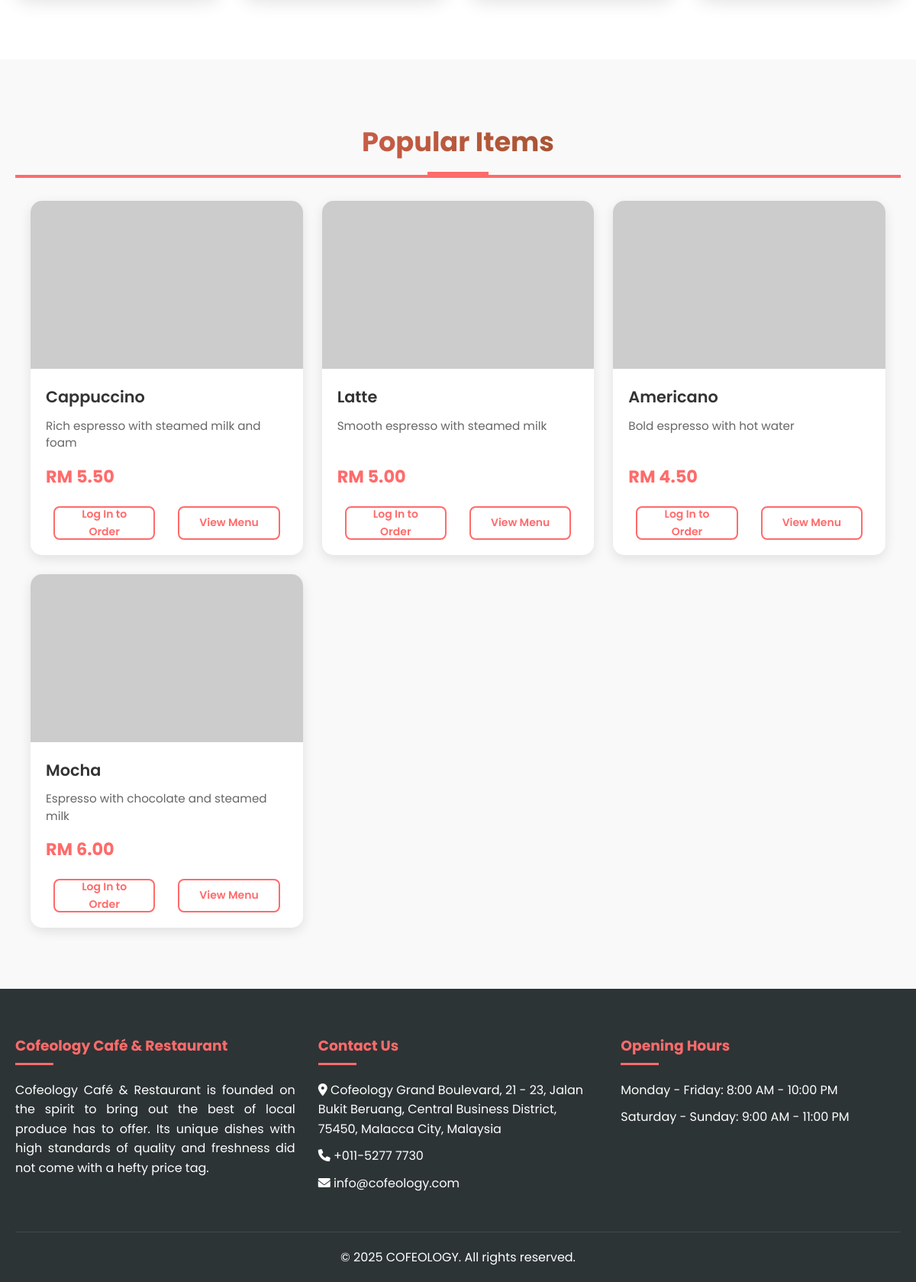
/ (lower part), run on an earlier commit of the app's database.
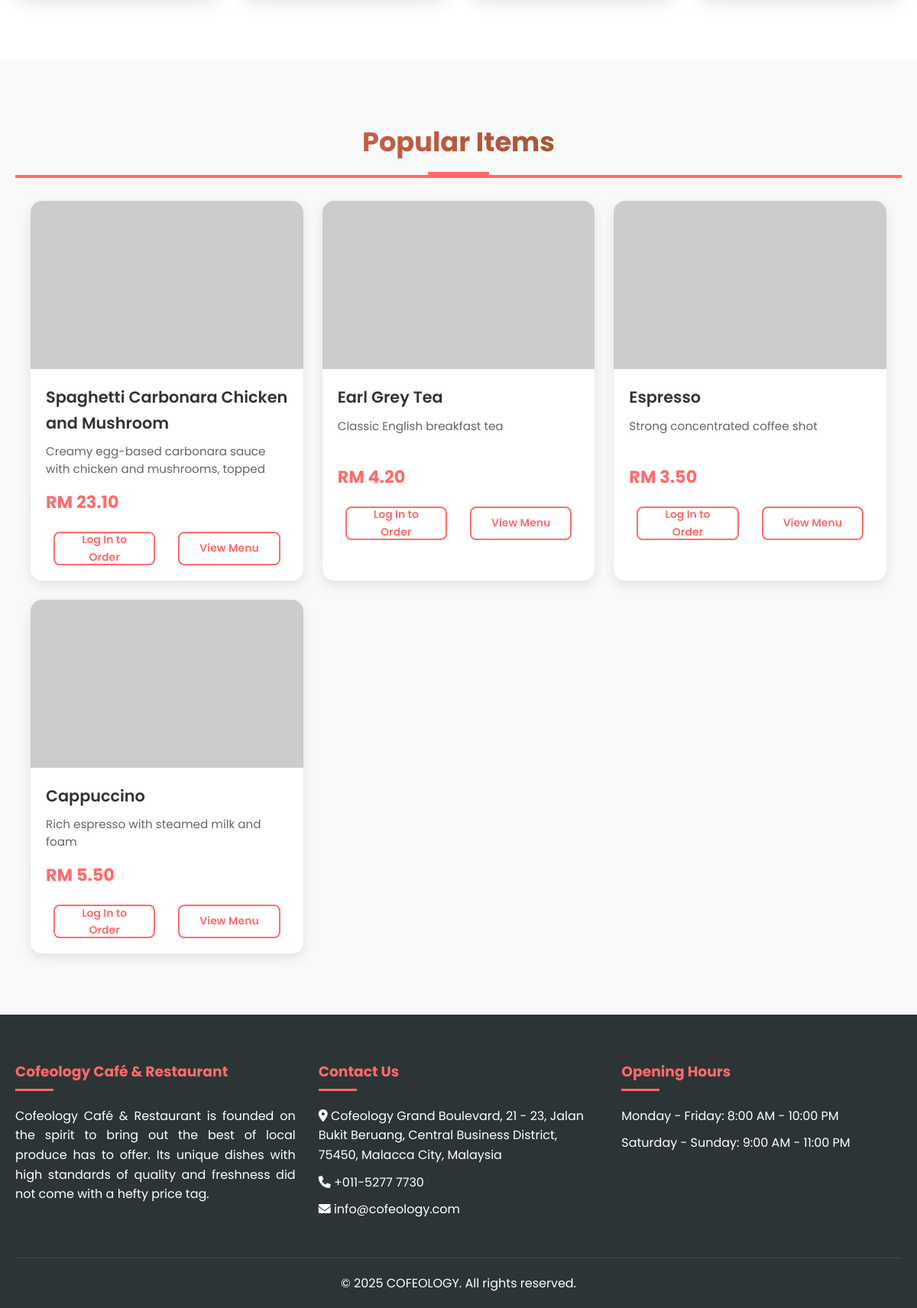
And on a later commit of the database.
### tables this page shows
CREATE TABLE `menu_item` (
  `ITEM_ID` int(11) NOT NULL,
  `MENU_ITEM_ID` varchar(20) NOT NULL,
  `ITEM_NAME` varchar(100) NOT NULL,
  `ITEM_PRICE` decimal(10,2) NOT NULL,
  `ITEM_DESCRIPTION` text DEFAULT NULL,
  `ITEM_CATEGORY` varchar(50) NOT NULL,
  `STOCK_LEVEL` int(11) DEFAULT 0,
  `ADMIN_ID` int(11) DEFAULT NULL,
  `image` varchar(255) DEFAULT NULL,
  `active` tinyint(1) DEFAULT 1,
  `created_at` timestamp NOT NULL DEFAULT current_timestamp(),
  `updated_at` timestamp NOT NULL DEFAULT current_timestamp() ON UPDATE current_timestamp()
);

### includes/functions.php (called while the page is built, shortened)
<?php
function getPopularItems($conn, $limit = 4) {
    $items = [];
    $sql = "SELECT * FROM menu_item WHERE active = 1 ORDER BY STOCK_LEVEL DESC, ITEM_ID DESC LIMIT ?";
    if ($stmt = $conn->prepare($sql)) {
        $stmt->bind_param("i", $limit);
        $stmt->execute();
        $result = $stmt->get_result();
        while ($row = $result->fetch_assoc()) {
            $items[] = [
                'id' => $row['ITEM_ID'],
                'name' => $row['ITEM_NAME'],
                'description' => $row['ITEM_DESCRIPTION'],
                'price' => $row['ITEM_PRICE'],
                'image' => $row['image'],
                'status' => $row['active']
            ];
        }
    }
    return $items;
}
?>

### index.php (the view, shortened to what the changed rows need)
<?php
if(file_exists('includes/functions.php')) {
    include 'includes/functions.php';
}
?>
<!DOCTYPE html>
<html lang="en">
<head>
    <link rel="stylesheet" href="css/style.css?">
    <link rel="stylesheet" href="https://cdnjs.cloudflare.com/ajax/libs/font-awesome/6.0.0-beta3/css/all.min.css">
    <link rel="stylesheet" href="https://cdnjs.cloudflare.com/ajax/libs/aos/2.3.4/aos.css" />
</head>
<body>
    <main>
        <section class="popular-items">
            <div class="container">
                <h2 class="section-title popular-animated" style="font-size: 2.2rem; font-weight: 700; margin-bottom: 30px; padding-bottom: 15px; border-bottom: 4px solid #FF6B6B; text-align: center; position: relative;">
                    Popular Items
                    <div style="content: ''; position: absolute; bottom: -4px; left: 50%; transform: translateX(-50%); width: 100px; height: 4px; background: linear-gradient(90deg, #FF6B6B); border-radius: 2px;"></div>
                </h2>
                <div class="menu-grid" id="popular-items-container" style="display: grid; grid-template-columns: repeat(auto-fill, minmax(320px, 1fr)); gap: 25px; padding: 0 20px;">
                    <?php
                    $is_admin = isset($_SESSION['admin_id']) || isset($_SESSION['admin_logged_in']) || (isset($_SESSION['user_type']) && $_SESSION['user_type'] === 'admin') || (isset($_SESSION['role']) && $_SESSION['role'] === 'admin');
                    $is_staff = isset($_SESSION['staff_id']) || isset($_SESSION['staff_logged_in']) || (isset($_SESSION['user_type']) && $_SESSION['user_type'] === 'staff') || (isset($_SESSION['role']) && $_SESSION['role'] === 'staff');
                    $is_customer = isset($_SESSION['user_id']) && !$is_admin && !$is_staff;
                    if($conn && function_exists('getPopularItems')) {
                        try {
                            $popularItems = getPopularItems($conn, 4);
                            if(!empty($popularItems)) {
                                $delay = 0;
                                foreach($popularItems as $item) {
                                    $delay += 250;
                                    echo '<div class="menu-item-card" data-aos="fade-up" data-aos-delay="' . $delay . '" style="background: white; border-radius: 15px; box-shadow: 0 5px 15px rgba(0, 0, 0, 0.1); overflow: hidden; transition: transform 2s cubic-bezier(0.25, 1, 0.5, 1), box-shadow 0.3s;"';
                                    echo ' data-status="' . htmlspecialchars($item['status'] ?? '') . '"';
                                    echo '>';
                                    echo '<div class="item-image" style="position: relative; height: 220px; overflow: hidden;">';
                                    echo '<img src="' . htmlspecialchars($item['image'] ?? '') . '" alt="' . htmlspecialchars($item['name'] ?? '') . '" style="width: 100%; height: 100%; object-fit: cover; transition: transform 0.3s;" onerror="this.src=\'https://via.placeholder.com/320x220/8B4513/ffffff?text=' . urlencode($item['name'] ?? '') . '\'">';
                                    echo '</div>';
                                    echo '<div class="item-details" style="padding: 20px;">';
                                    echo '<div class="item-name" style="font-size: 1.3rem; font-weight: 600; color: #333; margin-bottom: 10px;">' . htmlspecialchars($item['name'] ?? '') . '</div>';
                                    echo '<div class="item-description" style="color: #666; font-size: 0.95rem; line-height: 1.5; margin-bottom: 15px; height: 45px; overflow: hidden; text-overflow: ellipsis;">' . htmlspecialchars($item['description'] ?? '') . '</div>';
                                    echo '<div class="item-info" style="display: flex; justify-content: space-between; align-items: center; margin-bottom: 20px;">';
                                    echo '<div class="item-price" style="font-size: 1.4rem; font-weight: 700; color: #FF6B6B;">RM ' . number_format((float)$item['price'] ?? 0.00, 2) . '</div>';
                                    echo '</div>';
                                    echo '<div class="item-actions" style="display: flex; gap: 10px;">';
                                    if ($is_admin) {
                                        echo '<div style="flex: 1; text-align: center; padding: 12px; background: #f8f9fa; border: 1px solid #dee2e6; border-radius: 8px; color: #6c757d; font-size: 14px; display: flex; align-items: center; justify-content: center; height: 44px;">';
                                        echo '<i class="fas fa-user-shield" style="margin-right: 8px;"></i> Admin View Only';
                                        echo '</div>';
                                    } else {
                                        echo '<a href="login.php" class="btn btn-secondary" style="flex: 1; height: 44px; display: flex; align-items: center; justify-content: center; font-size: 14px;">Log In to Order</a>';
                                    }
                                    echo '<button onclick="window.location.href=\'menu.php\'" class="btn btn-secondary" style="flex: 1; height: 44px; display: flex; align-items: center; justify-content: center; font-size: 14px;">View Menu</button>';
                                    echo '</div>';
                                    echo '</div>';
                                    echo '</div>';
                                }
                            } else {
                                echo '<div class="empty-message" style="text-align: center; padding: 40px; color: #666; grid-column: 1 / -1;">';
                                echo '<p>No popular items available at the moment. <a href="menu.php" style="color: #FF6B6B;">Browse our full menu</a></p>';
                                echo '</div>';
                            }
                        } catch(Exception $e) {
                            echo '<div class="empty-message" style="text-align: center; padding: 40px; color: #666; grid-column: 1 / -1;">';
                            echo '<p>Unable to load popular items. <a href="menu.php" style="color: #FF6B6B;">Browse our full menu</a></p>';
                            echo '</div>';
                        }
                    }
                    ?>
                </div>
            </div>
        </section>
    </main>
</body>
</html>

What changed in the data, as far as the page shows it:
no longer on this page (row edited): menu_item: ITEM_NAME "Latte", ITEM_DESCRIPTION "Smooth espresso with steamed milk", ITEM_PRICE "5.00"
no longer on this page (row edited): menu_item: ITEM_NAME "Americano", ITEM_DESCRIPTION "Bold espresso with hot water", ITEM_PRICE "4.50"
no longer on this page (row edited): menu_item: ITEM_NAME "Mocha", ITEM_DESCRIPTION "Espresso with chocolate and steamed milk", ITEM_PRICE "6.00"
now on this page (row edited): menu_item: ITEM_NAME "Spaghetti Carbonara Chicken and Mushroom", ITEM_DESCRIPTION "Creamy egg-based carbonara sauce with chicken and mushrooms, topped…", ITEM_PRICE "23.10"
added menu_item: ITEM_NAME "Earl Grey Tea", ITEM_DESCRIPTION "Classic English breakfast tea", ITEM_PRICE "4.20"
added menu_item: ITEM_NAME "Espresso", ITEM_DESCRIPTION "Strong concentrated coffee shot", ITEM_PRICE "3.50"
